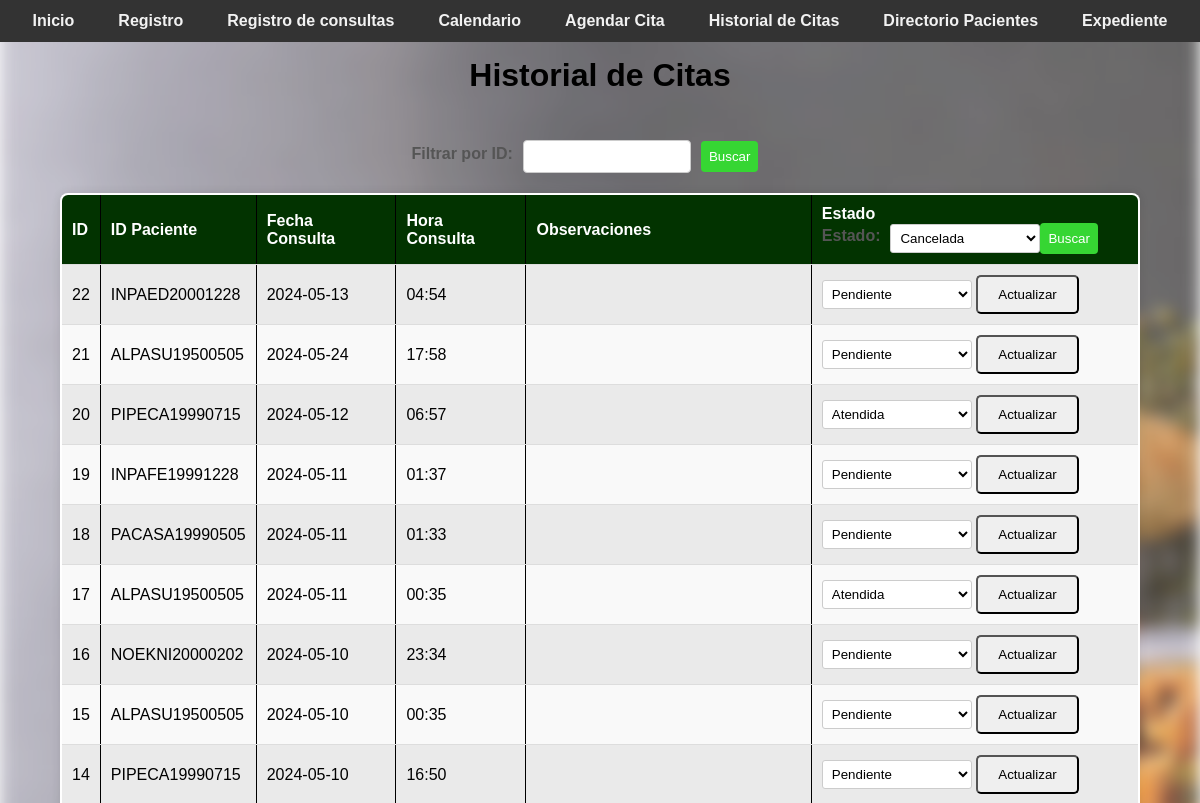
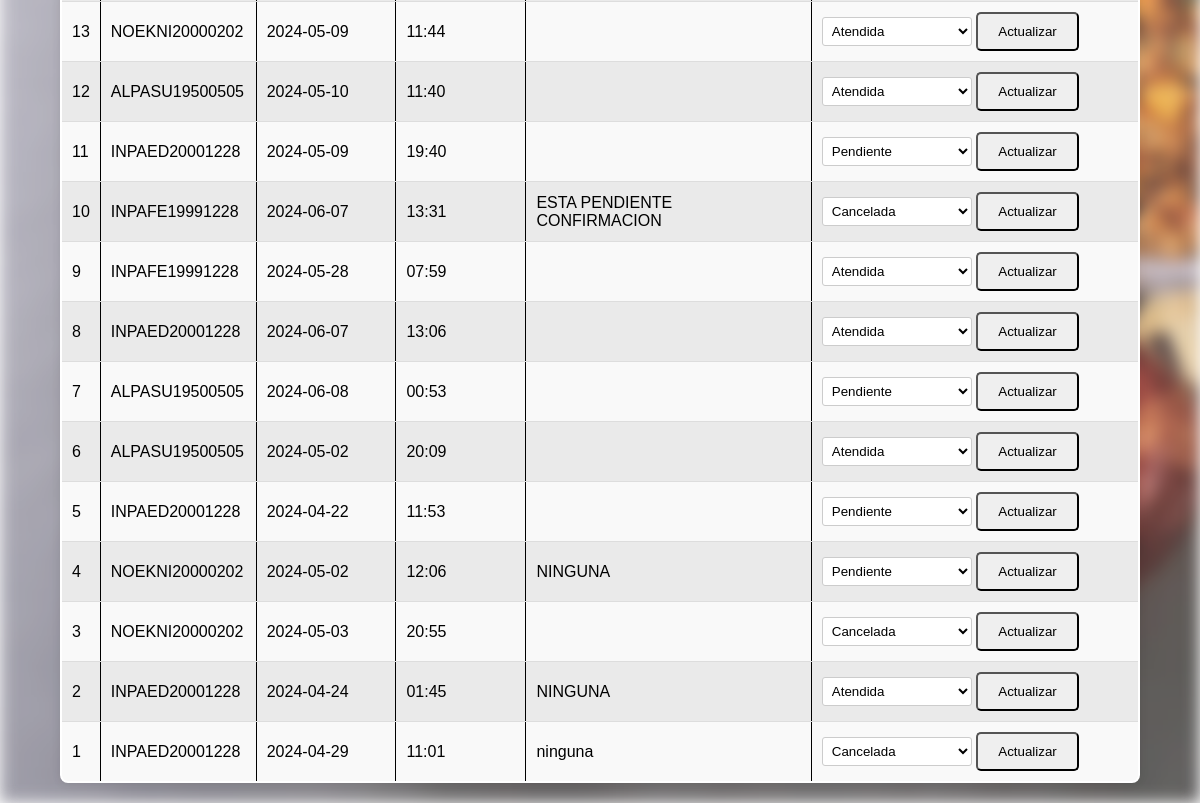
The app's page /historial_citas (signed in), older data (2 pictures, top to bottom).
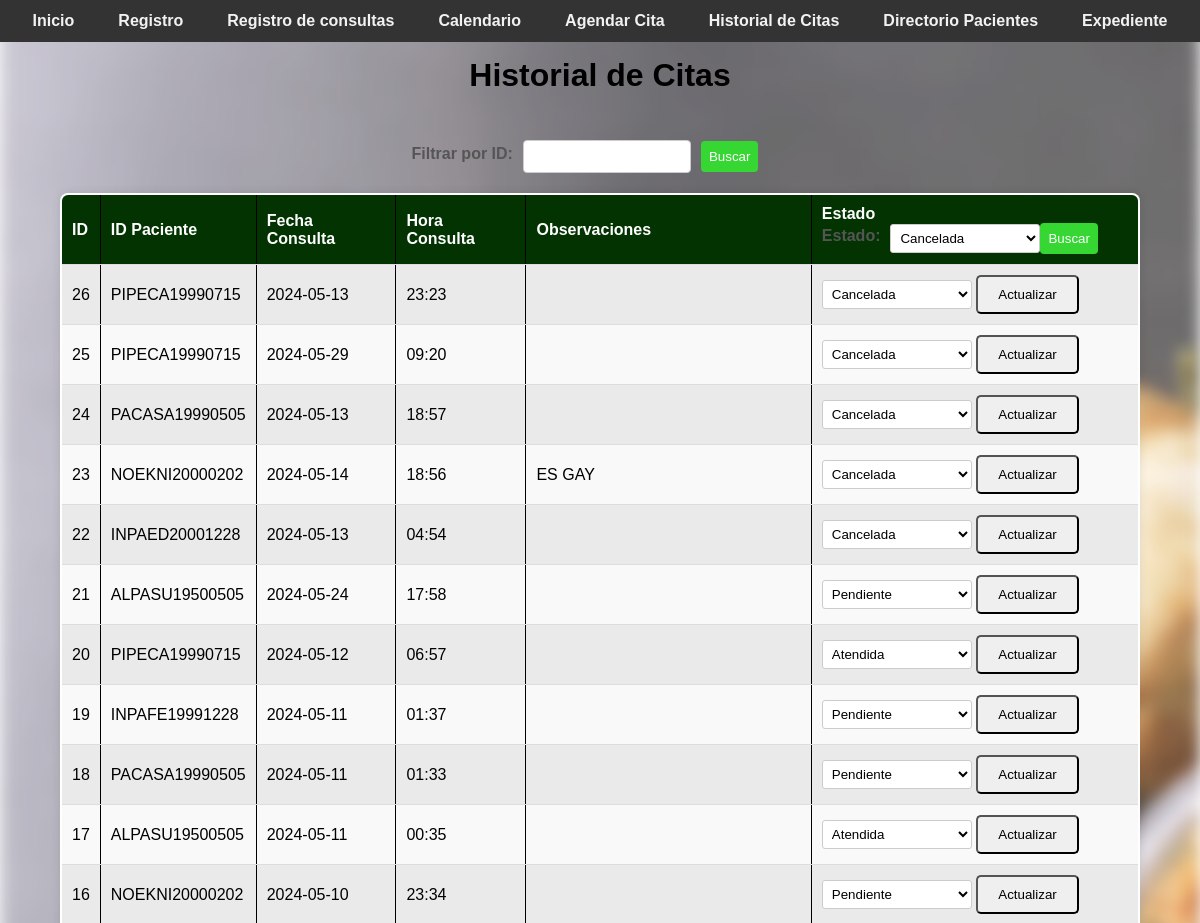
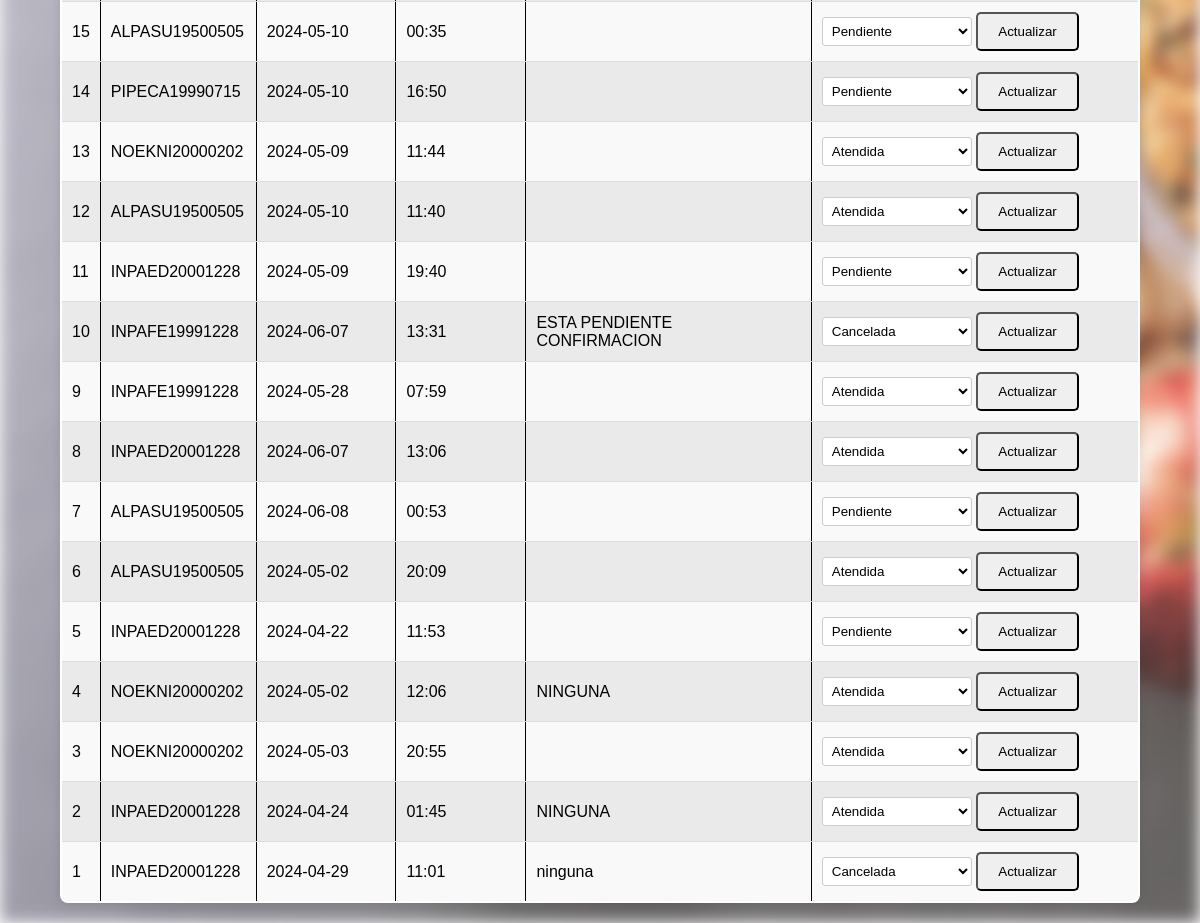
The same page, newer data (2 pictures, top to bottom).
### tables this page shows
CREATE TABLE citas (
                    id_cita INTEGER PRIMARY KEY AUTOINCREMENT,
                    id_paciente TEXT,
                    fecha_consulta TEXT NOT NULL,
                    hora_consulta TEXT NOT NULL, 
                    observaciones TEXT,
                    estado TEXT DEFAULT 'Pendiente',
                    FOREIGN KEY (id_paciente) REFERENCES pacientes(id_paciente)
                );

### app.py (the view)
@app.route('/historial_citas', methods=['GET', 'POST'])
@login_required
def historial_citas():
    filter_text = request.form.get('filter_text')
    filter_by = request.form.get('filter_by')
    with get_db_connection() as connection:
        cursor = connection.cursor()
        if request.method == 'POST' and filter_text and filter_by:
            if filter_by == 'id_paciente':
                cursor.execute("SELECT * FROM citas WHERE LOWER(id_paciente) LIKE LOWER(?)", ('%' + filter_text + '%',))
            elif filter_by == 'estado':
                cursor.execute("SELECT * FROM citas WHERE LOWER(estado) = LOWER(?)", (filter_text, ))
            else:
                cursor.execute("SELECT * FROM citas")
        else:
            cursor.execute("SELECT * FROM citas")
        citas = cursor.fetchall()
    with get_db_connection() as connection:
     cursor = connection.cursor()
    cursor.execute("SELECT id_paciente, primer_apellido, segundo_apellido, nombres FROM pacientes")
    pacientes = cursor.fetchall()
    citas_ordenadas = sorted(citas, key=itemgetter(0), reverse=True)
    with get_db_connection() as connection:
        cursor = connection.cursor()
        cursor.execute("SELECT id_paciente, primer_apellido, segundo_apellido, nombres FROM pacientes")
        pacientes = cursor.fetchall()
    return render_template('historial_citas.html', citas=citas_ordenadas, pacientes=pacientes)

### app.py (called while the page is built)
def get_db_connection():
    return sqlite3.connect('nutricion_consulta.db')

def login_required(f):
    @wraps(f)
    def decorated_function(*args, **kwargs):
        if 'username' not in session:
            return redirect(url_for('login'))
        return f(*args, **kwargs)
    return decorated_function

### templates/historial_citas.html (shortened to what this page needs)
<!DOCTYPE html>
<html lang="es">
<head>
    <link rel="stylesheet" href="{{ url_for('static', filename='css/style.css') }}">
</head>
<body>
    <div class="navbar">
        <a href="/">Inicio</a>
        <a href="/registro">Registro</a>
        <a href="/consultar">Registro de consultas</a>
        <a href="/options">Calendario</a>
        <a href="/agendar_cita">Agendar Cita</a>
        <a href="/historial_citas">Historial de Citas</a>
        <a href="/directorio_pacientes">Directorio Pacientes</a>
        <a href="/expediente">Expediente</a>
        </div>
        <br>
            <h1>Historial de Citas</h1>
            <br></br>
            <div class="filter-container">
            <form action="{{ url_for('historial_citas') }}" method="post" class="filter-form">
            <label for="filtro_id">Filtrar por ID:</label>
            <input type="text" id="filter_id" name="filter_text" list="pacientes_list" required>
            <input type="submit" value="Buscar">
        </form>
    </div>
        <table border="1">
            <tr>
                <th>ID</th>
                <th>ID Paciente</th>
                <th>Fecha Consulta</th>
                <th>Hora Consulta</th>
                <th>Observaciones</th>
                <th>Estado
                    <form action="{{ url_for('historial_citas') }}" method="post" class="filter-form">
                        <label for="filter_estado">Estado:</label>
                        <select id="filter_estado" name="filter_estado">
                            <option value="Cancelada" {% if filter_estado == 'Cancelada' %} selected {% endif %}>Cancelada</option>
                            <input type="submit" value="Buscar">
                        </select>
                    </form>
                </th>
            </tr>
            {% for cita in citas %}
            <tr>
                <td>{{ cita[0] }}</td>
                <td>{{ cita[1] }}</td>
                <td>{{ cita[2] }}</td>
                <td>{{ cita[3] }}</td>
                <td>{{ cita[4] }}</td>
                <td>
                    <form action="/actualizar_estado" method="POST">
                        <select name="estado">
                            <option value="Pendiente" {% if cita[5] == 'Pendiente' %}selected{% endif %}>Pendiente</option>
                            <option value="Atendida" {% if cita[5] == 'Atendida' %}selected{% endif %}>Atendida</option>
                            <option value="Cancelada" {% if cita[5] == 'Cancelada' %}selected{% endif %}>Cancelada</option>
                        </select>
                        <input type="submit" value="Actualizar">
                    </form>
                </td>
            </tr>
            {% endfor %}
        </table>
    </body>
    </html>

### static/css/style.css (style rules this page uses)
body { font-family: Arial, sans-serif; margin: 0; padding: 0; }
body::before { content: ""; position: fixed; top: 0; left: 0; width: 100%; height: 100%; z-index: -1; background-image: url('/static/css/Imagen/fondo.jpg'); background-size: cover; filter: blur(8px); opacity: .8; }
label { font-weight: bold; }
.navbar { background-color: #333; display: flex; justify-content: center; padding: 25px 20; position: fixed; top: 0; left: 0; width: 100%; z-index: 1000; }
.navbar a { color: #f2f2f2; text-align: center; padding: 10px 20px; text-decoration: none; transition: background-color 0.3s ease, color 0.3s ease, border-color 0.3s ease; border-radius: 25px; margin: 20 5px; border: 2px solid transparent; font-weight: bold; }
.button, .btn-login, input[type="submit"] { display: inline-block; padding: 10px 20px; border-radius: 5px; cursor: pointer; text-decoration: none; transition: background-color 0.3s ease; }
label { display: inline-block; margin-bottom: 5px; }
select { width: 150px; padding: 5px; border: 1px solid #ccc; border-radius: 3px; background-color: #fff; }
input:required { border-color: #ff9999; }
input[type="text"]::placeholder, input[type="password"]::placeholder { color: #999; }
input[type="text"], input[type="number"], .add-button { width: 150px; padding: 8px 12px; margin-right: 10px; border-radius: 4px; border: 1px solid #ccc; cursor: pointer; }
th, td { padding: 10px; text-align: center; border-bottom: 1px solid #ddd; transition: background-color 0.3s; }
th { background-color: #333; color: #ffffff; }
tr:nth-child(even) { background-color: #f2f2f2; }
tr:nth-child(odd) { background-color: #e6e6e6; }
h1, h2, strong { color: #000000; }
h1 { margin-bottom: 10px; text-align: center; }
.filter-container { display: flex; flex-direction: row; align-items: center; justify-content: center; margin-bottom: 20px; }
.filter-form { display: flex; align-items: center; margin-right: 20px; }
.filter-form label { margin-right: 10px; color: #555; font-weight: bold; }
.filter-form input[type="text"], .filter-form input[type="submit"] { padding: 8px; border-radius: 4px; border: 1px solid #ccc; margin-right: 10px; }
.filter-form input[type="submit"] { background-color: #36d633; color: #fff; border: none; cursor: pointer; }
table { width: 90%; margin: 0 auto; border: 2px solid #000000; border-radius: 8px; overflow: hidden; box-shadow: 0 0 10px rgba(0, 0, 0, 0.1); max-width: 100%; border-collapse: collapse; margin-bottom: 20px; background-color: #fff; opacity: 1; animation: fadeIn 0.5s ease-in-out; transition: opacity 0.5s ease-in-out; }
table th, table td { padding: 10px; border-bottom: 1px solid #ddd; text-align: left; }
table th { background-color: #023300; font-weight: bold; }
table tr:nth-child(odd) { background-color: #f9f9f9; }
table tr:nth-child(even) { background-color: #eaeaea; }

Row changes from the older to the newer data that the page shows:
added citas: id_cita "26", id_paciente "PIPECA19990715", fecha_consulta "2024-05-13", hora_consulta "23:23", estado "Cancelada"
added citas: id_cita "25", id_paciente "PIPECA19990715", fecha_consulta "2024-05-29", hora_consulta "09:20", estado "Cancelada"
added citas: id_cita "24", id_paciente "PACASA19990505", fecha_consulta "2024-05-13", hora_consulta "18:57", estado "Cancelada"
added citas: id_cita "23", id_paciente "NOEKNI20000202", fecha_consulta "2024-05-14", hora_consulta "18:56", observaciones "ES GAY", estado "Cancelada"
changed citas id 22: estado "Pendiente" → "Cancelada"
changed citas id 4: estado "Pendiente" → "Atendida"
changed citas id 3: estado "Cancelada" → "Atendida"
